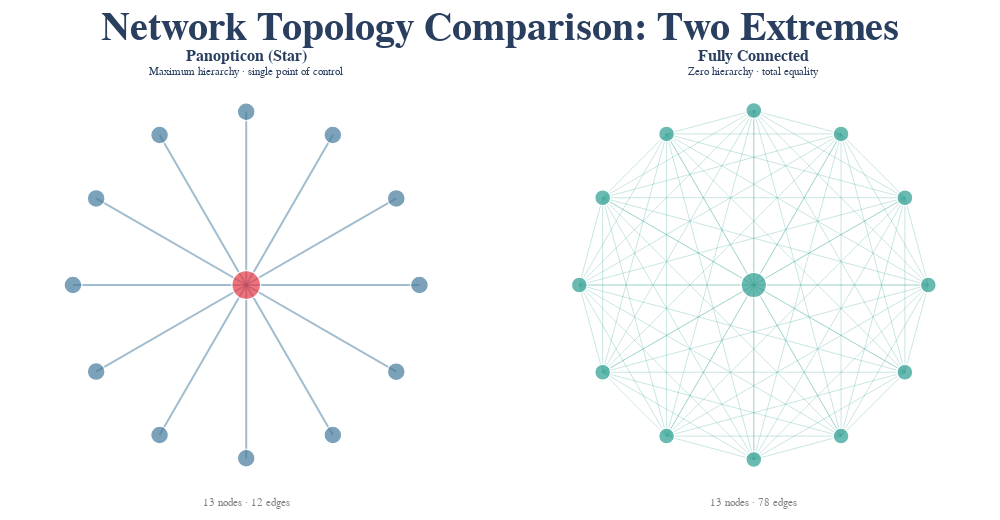

Source (notebook cell):
### Markdown cell above
![bridge](bridges.png)

Network theory emerged in the 18th century, when Leonhard Euler solved the famous "Seven Bridges of Königsberg" problem by inventing graph theory, reducing the city's layout to a set of nodes (land masses) and edges (bridges). For nearly 200 years, networks were studied primarily through this mathematical lens, focusing on regular, lattice-like structures. The field radically transformed in the mid-20th century with pioneers like Paul Erdős and Alfréd Rényi, who introduced random graph theory to model complex systems, and Stanley Milgram, whose "small-world" experiments revealed the social "six degrees of separation." However, the true revolution arrived in the late 1990s with digital computing. Researchers like Duncan Watts, Steven Strogatz, and Albert-László Barabási analyzed massive, real-world datasets—from the World Wide Web to metabolic pathways—and discovered that most natural networks are neither completely regular nor purely random, but instead follow universal laws, such as the scale-free structure where a few "hub" nodes hold the system together, fundamentally changing how we view the interconnected world.

### Code cell
# --- Parameters ---
N = 12  # number of peripheral nodes (adjust as you like)

# --- 1. Build graphs ---
# Panopticon: star graph (one hub connected to all others, no other edges)
G_star = nx.star_graph(N)

# Fully connected: complete graph (every node connected to every other)
G_complete = nx.complete_graph(N + 1)  # same node count for fair comparison

# --- 2. Layout: circular with hub in centre ---
def circular_layout_with_center(n_peripheral):
    """Place node 0 at centre, rest on a circle."""
    pos = {0: (0.0, 0.0)}
    for i in range(1, n_peripheral + 1):
        angle = 2 * np.pi * (i - 1) / n_peripheral
        pos[i] = (np.cos(angle), np.sin(angle))
    return pos

pos = circular_layout_with_center(N)

# --- 3. Helper to build Plotly traces from a graph + positions ---
def make_edge_traces(G, pos, color="rgba(150,150,150,0.4)", width=1.2):
    edge_x, edge_y = [], []
    for u, v in G.edges():
        x0, y0 = pos[u]
        x1, y1 = pos[v]
        edge_x += [x0, x1, None]
        edge_y += [y0, y1, None]
    return go.Scatter(
        x=edge_x, y=edge_y,
        mode="lines",
        line=dict(width=width, color=color),
        hoverinfo="none",
    )

def make_node_trace(G, pos, hub_color="#E63946", node_color="#457B9D", size=18):
    node_x = [pos[n][0] for n in G.nodes()]
    node_y = [pos[n][1] for n in G.nodes()]
    colors = [hub_color if n == 0 else node_color for n in G.nodes()]
    sizes  = [size * 1.6 if n == 0 else size for n in G.nodes()]
    return go.Scatter(
        x=node_x, y=node_y,
        mode="markers",
        marker=dict(size=sizes, color=colors,
                    line=dict(width=1.5, color="white")),
        hoverinfo="none",
    )

# --- 4. Assemble figure with subplots ---
fig = make_subplots(
    rows=1, cols=2,
    subplot_titles=(
        "<b>Panopticon (Star)</b><br><sup>Maximum hierarchy · single point of control</sup>",
        "<b>Fully Connected</b><br><sup>Zero hierarchy · total equality</sup>",
    ),
    horizontal_spacing=0.08,
)

# Panopticon (left)
fig.add_trace(make_edge_traces(G_star, pos, color="rgba(69,123,157,0.5)", width=2), row=1, col=1)
fig.add_trace(make_node_trace(G_star, pos), row=1, col=1)

# Fully connected (right) – use a different accent to visually distinguish
fig.add_trace(make_edge_traces(G_complete, pos, color="rgba(42,157,143,0.25)", width=1), row=1, col=2)
fig.add_trace(make_node_trace(G_complete, pos, hub_color="#2A9D8F", node_color="#2A9D8F", size=16), row=1, col=2)

# --- 5. Styling ---
axis_defaults = dict(
    showgrid=False, zeroline=False, showticklabels=False,
    showline=False, scaleratio=1,
)

fig.update_xaxes(**axis_defaults)
fig.update_yaxes(**axis_defaults, scaleanchor="x")   # col 1
fig.update_yaxes(**axis_defaults, scaleanchor="x2", row=1, col=2)  # col 2

fig.update_layout(
    width=1000, height=520,
    showlegend=False,
    margin=dict(l=30, r=30, t=80, b=30),
    paper_bgcolor="white",
    plot_bgcolor="white",
    title=dict(
        text="<b>Network Topology Comparison: Two Extremes</b>",
        x=0.5, font=dict(size=40),
    ),
    font=dict(family="Arial, sans-serif"),
)

# Add edge-count annotations
for col, G, label in [(1, G_star, "star"), (2, G_complete, "complete")]:
    n_edges = G.number_of_edges()
    fig.add_annotation(
        text=f"{G.number_of_nodes()} nodes · {n_edges} edges",
        xref=f"x{col if col > 1 else ''} domain", yref=f"y{col if col > 1 else ''} domain",
        x=0.5, y=-0.05, showarrow=False,
        font=dict(size=11, color="gray"),
    )

fig.show()

### Figure 1 — Plotly figure (JSON) as saved in the notebook; plotly's stock layout.template omitted (floating-point values rounded to 4 significant figures; data arrays with more than 128 entries replaced by an {"elided": "..."} marker saying what was removed)
{"data": [{"hoverinfo": "none", "line": {"color": "rgba(69,123,157,0.5)", "width": 2}, "mode": "lines", "type": "scatter", "x": [0, 1, null, 0, 0.866, null, 0, 0.5, null, 0, 6.123e-17, null, 0, -0.5, null, 0, -0.866, null, 0, -1, null, 0, -0.866, null, 0, -0.5, null, 0, -1.837e-16, null, 0, 0.5, null, 0, 0.866, null], "xaxis": "x", "y": [0, 0, null, 0, 0.5, null, 0, 0.866, null, 0, 1, null, 0, 0.866, null, 0, 0.5, null, 0, 1.225e-16, null, 0, -0.5, null, 0, -0.866, null, 0, -1, null, 0, -0.866, null, 0, -0.5, null], "yaxis": "y"}, {"hoverinfo": "none", "marker": {"color": ["#E63946", "#457B9D", "#457B9D", "#457B9D", "#457B9D", "#457B9D", "#457B9D", "#457B9D", "#457B9D", "#457B9D", "#457B9D", "#457B9D", "#457B9D"], "line": {"color": "white", "width": 1.5}, "size": [28.8, 18, 18, 18, 18, 18, 18, 18, 18, 18, 18, 18, 18]}, "mode": "markers", "type": "scatter", "x": [0, 1, 0.866, 0.5, 6.123e-17, -0.5, -0.866, -1, -0.866, -0.5, -1.837e-16, 0.5, 0.866], "xaxis": "x", "y": [0, 0, 0.5, 0.866, 1, 0.866, 0.5, 1.225e-16, -0.5, -0.866, -1, -0.866, -0.5], "yaxis": "y"}, {"hoverinfo": "none", "line": {"color": "rgba(42,157,143,0.25)", "width": 1}, "mode": "lines", "type": "scatter", "x": {"elided": "234 float values"}, "xaxis": "x2", "y": {"elided": "234 float values"}, "yaxis": "y2"}, {"hoverinfo": "none", "marker": {"color": ["#2A9D8F", "#2A9D8F", "#2A9D8F", "#2A9D8F", "#2A9D8F", "#2A9D8F", "#2A9D8F", "#2A9D8F", "#2A9D8F", "#2A9D8F", "#2A9D8F", "#2A9D8F", "#2A9D8F"], "line": {"color": "white", "width": 1.5}, "size": [25.6, 16, 16, 16, 16, 16, 16, 16, 16, 16, 16, 16, 16]}, "mode": "markers", "type": "scatter", "x": [0, 1, 0.866, 0.5, 6.123e-17, -0.5, -0.866, -1, -0.866, -0.5, -1.837e-16, 0.5, 0.866], "xaxis": "x2", "y": [0, 0, 0.5, 0.866, 1, 0.866, 0.5, 1.225e-16, -0.5, -0.866, -1, -0.866, -0.5], "yaxis": "y2"}], "layout": {"annotations": [{"font": {"size": 16}, "showarrow": false, "text": "<b>Panopticon (Star)</b><br><sup>Maximum hierarchy · single point of control</sup>", "x": 0.23, "xanchor": "center", "xref": "paper", "y": 1, "yanchor": "bottom", "yref": "paper"}, {"font": {"size": 16}, "showarrow": false, "text": "<b>Fully Connected</b><br><sup>Zero hierarchy · total equality</sup>", "x": 0.77, "xanchor": "center", "xref": "paper", "y": 1, "yanchor": "bottom", "yref": "paper"}, {"font": {"color": "gray", "size": 11}, "showarrow": false, "text": "13 nodes · 12 edges", "x": 0.5, "xref": "x domain", "y": -0.05, "yref": "y domain"}, {"font": {"color": "gray", "size": 11}, "showarrow": false, "text": "13 nodes · 78 edges", "x": 0.5, "xref": "x2 domain", "y": -0.05, "yref": "y2 domain"}], "font": {"family": "Arial, sans-serif"}, "height": 520, "margin": {"b": 30, "l": 30, "r": 30, "t": 80}, "paper_bgcolor": "white", "plot_bgcolor": "white", "showlegend": false, "title": {"font": {"size": 40}, "text": "<b>Network Topology Comparison: Two Extremes</b>", "x": 0.5}, "width": 1000, "xaxis": {"anchor": "y", "domain": [0, 0.46], "scaleratio": 1, "showgrid": false, "showline": false, "showticklabels": false, "zeroline": false}, "xaxis2": {"anchor": "y2", "domain": [0.54, 1], "scaleratio": 1, "showgrid": false, "showline": false, "showticklabels": false, "zeroline": false}, "yaxis": {"anchor": "x", "domain": [0, 1], "scaleanchor": "x", "scaleratio": 1, "showgrid": false, "showline": false, "showticklabels": false, "zeroline": false}, "yaxis2": {"anchor": "x2", "domain": [0, 1], "scaleanchor": "x2", "scaleratio": 1, "showgrid": false, "showline": false, "showticklabels": false, "zeroline": false}}}
